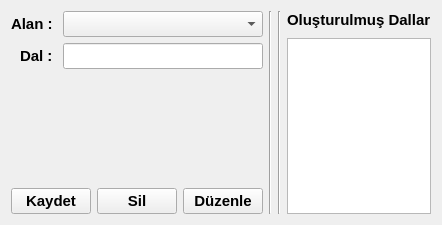
<?xml version="1.0" encoding="UTF-8"?>
<ui version="4.0">
 <class>Form</class>
 <widget class="QWidget" name="Form">
  <property name="geometry">
   <rect>
    <x>0</x>
    <y>0</y>
    <width>435</width>
    <height>225</height>
   </rect>
  </property>
  <property name="font">
   <font>
    <pointsize>11</pointsize>
    <weight>75</weight>
    <bold>true</bold>
   </font>
  </property>
  <property name="windowTitle">
   <string>Form</string>
  </property>
  <property name="styleSheet">
   <string notr="true">/*
 * The MIT License (MIT)
 *
 * Copyright (c) &lt;2013-2014&gt; &lt;Colin Duquesnoy&gt;
 * Copyright (c) &lt;2017&gt; &lt;Michell Stuttgart&gt;
 *
 * Permission is hereby granted, free of charge, to any person obtaining a copy
 * of this software and associated documentation files (the &quot;Software&quot;), to deal
 * in the Software without restriction, including without limitation the rights
 * to use, copy, modify, merge, publish, distribute, sublicense, and/or sell
 * copies of the Software, and to permit persons to whom the Software is
 * furnished to do so, subject to the following conditions:

 * The above copyright notice and this permission notice shall be included in
 * all copies or substantial portions of the Software.

 * THE SOFTWARE IS PROVIDED &quot;AS IS&quot;, WITHOUT WARRANTY OF ANY KIND, EXPRESS OR
 * IMPLIED, INCLUDING BUT NOT LIMITED TO THE WARRANTIES OF MERCHANTABILITY,
 * FITNESS FOR A PARTICULAR PURPOSE AND NONINFRINGEMENT. IN NO EVENT SHALL THE
 * AUTHORS OR COPYRIGHT HOLDERS BE LIABLE FOR ANY CLAIM, DAMAGES OR OTHER
 * LIABILITY, WHETHER IN AN ACTION OF CONTRACT, TORT OR OTHERWISE, ARISING FROM,
 * OUT OF OR IN CONNECTION WITH THE SOFTWARE OR THE USE OR OTHER DEALINGS IN
 * THE SOFTWARE.
 */
QToolTip
{
     border: 1px solid black;
     background-color: #D1DBCB;
     padding: 1px;
     border-radius: 3px;
     opacity: 100;
}

QWidget
{
    color: #b1b1b1;
    background-color: #323232;
    selection-background-color:#323232;
    selection-color: black;
    background-clip: border;
    border-image: none;
    border: 0px transparent black;
    outline: 0;
}

QWidget:item:hover
{
    background-color: #D1DBCB;
    color: black;
}

QWidget:item:selected
{
    background-color: #D1DBCB;
    border: 0px
}

QCheckBox
{
    spacing: 5px;
    outline: none;
    color: #eff0f1;
    margin-bottom: 2px;
}

QCheckBox:disabled
{
    color: #76797C;
}

QCheckBox::indicator,QGroupBox::indicator
{
    width: 18px;
    height: 18px;
}

QGroupBox::indicator
{
    margin-left: 2px;
}

QCheckBox::indicator:unchecked
{
    image: url(:/qss_icons/rc/checkbox_unchecked.png);
}

QCheckBox::indicator:unchecked:hover,
QCheckBox::indicator:unchecked:focus,
QCheckBox::indicator:unchecked:pressed,
QGroupBox::indicator:unchecked:hover,
QGroupBox::indicator:unchecked:focus,
QGroupBox::indicator:unchecked:pressed
{
  border: none;
    image: url(:/qss_icons/rc/checkbox_unchecked_focus.png);
}

QCheckBox::indicator:checked
{
    image: url(:/qss_icons/rc/checkbox_checked.png);
}

QCheckBox::indicator:checked:hover,
QCheckBox::indicator:checked:focus,
QCheckBox::indicator:checked:pressed,
QGroupBox::indicator:checked:hover,
QGroupBox::indicator:checked:focus,
QGroupBox::indicator:checked:pressed
{
    border: none;
    image: url(:/qss_icons/rc/checkbox_checked_focus.png);
}


QCheckBox::indicator:indeterminate
{
    image: url(:/qss_icons/rc/checkbox_indeterminate.png);
}

QCheckBox::indicator:indeterminate:focus,
QCheckBox::indicator:indeterminate:hover,
QCheckBox::indicator:indeterminate:pressed
{
    image: url(:/qss_icons/rc/checkbox_indeterminate_focus.png);
}

QCheckBox::indicator:checked:disabled,
QGroupBox::indicator:checked:disabled
{
    image: url(:/qss_icons/rc/checkbox_checked_disabled.png);
}

QCheckBox::indicator:unchecked:disabled,
QGroupBox::indicator:unchecked:disabled
{
    image: url(:/qss_icons/rc/checkbox_unchecked_disabled.png);
}

QRadioButton
{
    spacing: 5px;
    outline: none;
    color: #eff0f1;
    margin-bottom: 2px;
}

QRadioButton:disabled
{
    color: #76797C;
}
QRadioButton::indicator
{
    width: 21px;
    height: 21px;
}

QRadioButton::indicator:unchecked
{
    image: url(:/qss_icons/rc/radio_unchecked.png);
}


QRadioButton::indicator:unchecked:hover,
QRadioButton::indicator:unchecked:focus,
QRadioButton::indicator:unchecked:pressed
{
    border: none;
    outline: none;
    image: url(:/qss_icons/rc/radio_unchecked_focus.png);
}

QRadioButton::indicator:checked
{
    border: none;
    outline: none;
    image: url(:/qss_icons/rc/radio_checked.png);
}

QRadioButton::indicator:checked:hover,
QRadioButton::indicator:checked:focus,
QRadioButton::indicator:checked:pressed
{
    border: none;
    outline: none;
    image: url(:/qss_icons/rc/radio_checked_focus.png);
}

QRadioButton::indicator:checked:disabled
{
    outline: none;
    image: url(:/qss_icons/rc/radio_checked_disabled.png);
}

QRadioButton::indicator:unchecked:disabled
{
    image: url(:/qss_icons/rc/radio_unchecked_disabled.png);
}


QMenuBar
{
    background-color: #323232;
    color: #D1DBCB;
}

QMenuBar::item
{
    background-color: #323232;
    background: transparent;
    /* padding: 2px 20px 2px 20px; */
}

QMenuBar::item:selected
{
    background: transparent;
    /* border: 1px solid #76797C; */
}

QMenuBar::item:pressed
{
    border: 0px solid #76797C;
    background-color: #D1DBCB;
    color: #000;
    margin-bottom:-1px;
    padding-bottom:1px;
}

QMenu
{
    background-color: #323232;
    /* border: 1px solid #76797C; */
    color: #eff0f1;
    /*margin: 2px; */
}

QMenu::icon
{
    /*margin: 5px;*/
}

QMenu::item
{
    padding: 2px 30px 2px 30px;
    /*margin-left: 5px;*/
    border: 1px solid transparent; /* reserve space for selection border */
}

QMenu::item:selected
{
    color: #000000;
}

QMenu::separator {
    height: 2px;
    background: #D1DBCB;
    margin-left: 10px;
    margin-right: 5px;
}

QMenu::indicator {
    width: 18px;
    height: 18px;
}

/* non-exclusive indicator = check box style indicator
   (see QActionGroup::setExclusive) */
QMenu::indicator:non-exclusive:unchecked {
    image: url(:/qss_icons/rc/checkbox_unchecked.png);
}

QMenu::indicator:non-exclusive:unchecked:selected {
    image: url(:/qss_icons/rc/checkbox_unchecked_disabled.png);
}

QMenu::indicator:non-exclusive:checked {
    image: url(:/qss_icons/rc/checkbox_checked.png);
}

QMenu::indicator:non-exclusive:checked:selected {
    image: url(:/qss_icons/rc/checkbox_checked_disabled.png);
}

/* exclusive indicator = radio button style indicator (see QActionGroup::setExclusive) */
QMenu::indicator:exclusive:unchecked {
    image: url(:/qss_icons/rc/radio_unchecked.png);
}

QMenu::indicator:exclusive:unchecked:selected {
    image: url(:/qss_icons/rc/radio_unchecked_disabled.png);
}

QMenu::indicator:exclusive:checked {
    image: url(:/qss_icons/rc/radio_checked.png);
}

QMenu::indicator:exclusive:checked:selected {
    image: url(:/qss_icons/rc/radio_checked_disabled.png);
}

QMenu::right-arrow {
    margin: 5px;
    image: url(:/qss_icons/rc/right_arrow.png)
}


QWidget:disabled
{
    color: #454545;
    background-color: #323232;
}

QAbstractItemView
{
    alternate-background-color: #323232;
    color: #eff0f1;
    border: 1px solid 3A3939;
    border-radius: 2px;
}

QWidget:focus, QMenuBar:focus,QToolBar:focus,QScrollAreaViewer:focus
{
    /* border: 2px solid #D1DBCB; */
}

QTabWidget:focus, QCheckBox:focus, QRadioButton:focus, QSlider:focus
{
    border: none;
}

QLineEdit
{
    background-color: #1e1e1e;
    selection-background-color: #D1DBCB;
    selection-color: black;
    padding: 5px;
    border-style: solid;
    border: 1px solid #76797C;
    border-radius: 2px;
    color: #eff0f1;
}

QGroupBox {
    border:1px solid #76797C;
    border-radius: 2px;
    margin-top: 20px;
}

QGroupBox::title {
    subcontrol-origin: margin;
    subcontrol-position: top center;
    padding-left: 10px;
    padding-right: 10px;
    padding-top: 10px;
}

QAbstractScrollArea
{
    border-radius: 0px;
    border: 0px solid #76797C;
    background-color: transparent;
}

QScrollBar:horizontal
{
    height: 15px;
    margin: 3px 15px 3px 15px;
    border: 1px transparent #2A2929;
    border-radius: 4px;
    background-color: #2A2929;
}

QScrollBar::handle:horizontal
{
    background-color: #605F5F;
    min-width: 5px;
    border-radius: 4px;
}

QScrollBar::add-line:horizontal
{
    margin: 0px 3px 0px 3px;
    border-image: url(:/qss_icons/rc/right_arrow_disabled.png);
    width: 10px;
    height: 10px;
    subcontrol-position: right;
    subcontrol-origin: margin;
}

QScrollBar::sub-line:horizontal
{
    margin: 0px 3px 0px 3px;
    border-image: url(:/qss_icons/rc/left_arrow_disabled.png);
    height: 10px;
    width: 10px;
    subcontrol-position: left;
    subcontrol-origin: margin;
}

QScrollBar::add-line:horizontal:hover,QScrollBar::add-line:horizontal:on
{
    border-image: url(:/qss_icons/rc/right_arrow.png);
    height: 10px;
    width: 10px;
    subcontrol-position: right;
    subcontrol-origin: margin;
}


QScrollBar::sub-line:horizontal:hover, QScrollBar::sub-line:horizontal:on
{
    border-image: url(:/qss_icons/rc/left_arrow.png);
    height: 10px;
    width: 10px;
    subcontrol-position: left;
    subcontrol-origin: margin;
}

QScrollBar::up-arrow:horizontal, QScrollBar::down-arrow:horizontal
{
    background: none;
}


QScrollBar::add-page:horizontal, QScrollBar::sub-page:horizontal
{
    background: none;
}

QScrollBar:vertical
{
    background-color: #2A2929;
    width: 15px;
    margin: 15px 3px 15px 3px;
    border: 1px transparent #2A2929;
    border-radius: 4px;
}

QScrollBar::handle:vertical
{
    background-color: #605F5F;
    min-height: 5px;
    border-radius: 4px;
}

QScrollBar::sub-line:vertical
{
    margin: 3px 0px 3px 0px;
    border-image: url(:/qss_icons/rc/up_arrow_disabled.png);
    height: 10px;
    width: 10px;
    subcontrol-position: top;
    subcontrol-origin: margin;
}

QScrollBar::add-line:vertical
{
    margin: 3px 0px 3px 0px;
    border-image: url(:/qss_icons/rc/down_arrow_disabled.png);
    height: 10px;
    width: 10px;
    subcontrol-position: bottom;
    subcontrol-origin: margin;
}

QScrollBar::sub-line:vertical:hover,QScrollBar::sub-line:vertical:on
{

    border-image: url(:/qss_icons/rc/up_arrow.png);
    height: 10px;
    width: 10px;
    subcontrol-position: top;
    subcontrol-origin: margin;
}


QScrollBar::add-line:vertical:hover, QScrollBar::add-line:vertical:on
{
    border-image: url(:/qss_icons/rc/down_arrow.png);
    height: 10px;
    width: 10px;
    subcontrol-position: bottom;
    subcontrol-origin: margin;
}

QScrollBar::up-arrow:vertical, QScrollBar::down-arrow:vertical
{
    background: none;
}


QScrollBar::add-page:vertical, QScrollBar::sub-page:vertical
{
    background: none;
}

QTextEdit
{
    background-color: #1e1e1e;
    color: #eff0f1;
    border: 1px solid #76797C;
}

QPlainTextEdit
{
    background-color: #1e1e1e;;
    color: #eff0f1;
    border-radius: 2px;
    border: 1px solid #76797C;
}

QHeaderView::section
{
    background-color: #76797C;
    color: #eff0f1;
    padding: 5px;
    border: 1px solid #76797C;
}

QSizeGrip {
    image: url(:/qss_icons/rc/sizegrip.png);
    width: 12px;
    height: 12px;
}


QMainWindow::separator
{
    background-color: #323232;
    color: white;
    padding-left: 4px;
    spacing: 2px;
    border: 1px dashed #76797C;
}

QMainWindow::separator:hover
{

    background-color: #787876;
    color: white;
    padding-left: 4px;
    border: 1px solid #76797C;
    spacing: 2px;
}


QMenu::separator
{
    height: 1px;
    background-color: #76797C;
    color: white;
    padding-left: 4px;
    margin-left: 10px;
    margin-right: 5px;
}

QFrame
{
    border-radius: 0px;
    /*border: 1px solid #76797C;*/
}


QFrame[frameShape=&quot;0&quot;]
{
    border-radius: 0px;
    border: 0px transparent #76797C;
}

QStackedWidget
{
    border: 1px transparent black;
}

QToolBar {
    border: 0px transparent #393838;
    background: 0px solid #323232;
    font-weight: bold;
}

QToolBar::handle:horizontal {
    image: url(:/qss_icons/rc/Hmovetoolbar.png);
}
QToolBar::handle:vertical {
    image: url(:/qss_icons/rc/Vmovetoolbar.png);
}
QToolBar::separator:horizontal {
    image: url(:/qss_icons/rc/Hsepartoolbar.png);
}
QToolBar::separator:vertical {
    image: url(:/qss_icons/rc/Vsepartoolbar.png);
}
QToolButton#qt_toolbar_ext_button {
    background: #58595a
}

QPushButton
{
    color: #eff0f1;
    background-color: #323232;
    border-width: 1px;
    border-color: #76797C;
    border-style: solid;
    padding: 5px;
    border-radius: 0px;
    outline: none;
}

QPushButton:disabled
{
    background-color: #323232;
    border-width: 1px;
    border-color: #454545;
    border-style: solid;
    padding-top: 5px;
    padding-bottom: 5px;
    padding-left: 10px;
    padding-right: 10px;
    border-radius: 2px;
    color: #454545;
}

QPushButton:focus {
    background-color: #D1DBCB;
    color: black;
}

QPushButton:pressed
{
    color: black;
    background-color: #D1DBCB;
    padding-top: -15px;
    padding-bottom: -17px;
}

QComboBox
{
    selection-background-color: #D1DBCB;
    background-color: #31363B;
    border-style: solid;
    border: 1px solid #76797C;
    border-radius: 2px;
    padding: 5px;
    min-width: 75px;
}

QPushButton:checked{
    background-color: #76797C;
    border-color: #6A6969;
}

QComboBox:hover,QPushButton:hover,QAbstractSpinBox:hover,QLineEdit:hover,QTextEdit:hover,QPlainTextEdit:hover,QAbstractView:hover,QTreeView:hover
{
    border: 1px solid #D1DBCB;
}

QComboBox:on
{
    padding-top: 0px;
    padding-left: 4px;
    selection-background-color: #4a4a4a;
}

QComboBox QAbstractItemView
{
    background-color: #1e1e1e;
    border-radius: 2px;
    border: 1px solid #76797C;
    selection-background-color: #D1DBCB;
}

QComboBox::drop-down
{
    subcontrol-origin: padding;
    subcontrol-position: top right;
    width: 15px;

    border-left-width: 0px;
    border-left-color: darkgray;
    border-left-style: solid;
    border-top-right-radius: 3px;
    border-bottom-right-radius: 3px;
}

QComboBox::down-arrow
{
    image: url(:/qss_icons/rc/down_arrow_disabled.png);
}

QComboBox::down-arrow:on, QComboBox::down-arrow:hover,
QComboBox::down-arrow:focus
{
    image: url(:/qss_icons/rc/down_arrow.png);
}

QAbstractSpinBox {
    padding: 2px;
    margin: 2px;
    background-color: #1e1e1e;
    color: #eff0f1;
    border-radius: 0px;
    min-width: 75px;
    selection-background-color: #D1DBCB;
    selection-color: black;
}

QAbstractSpinBox:up-button
{
    background-color: transparent;
    subcontrol-origin: border;
    subcontrol-position: center right;
}

QAbstractSpinBox:down-button
{
    background-color: transparent;
    subcontrol-origin: border;
    subcontrol-position: center left;
}

QAbstractSpinBox::up-arrow,QAbstractSpinBox::up-arrow:disabled,QAbstractSpinBox::up-arrow:off {
    image: url(:/qss_icons/rc/up_arrow_disabled.png);
    width: 10px;
    height: 10px;
}
QAbstractSpinBox::up-arrow:hover
{
    image: url(:/qss_icons/rc/up_arrow.png);
}


QAbstractSpinBox::down-arrow,QAbstractSpinBox::down-arrow:disabled,QAbstractSpinBox::down-arrow:off
{
    image: url(:/qss_icons/rc/down_arrow_disabled.png);
    width: 10px;
    height: 10px;
}
QAbstractSpinBox::down-arrow:hover
{
    image: url(:/qss_icons/rc/down_arrow.png);
}


QLabel
{
    border: 0px solid black;
    margin-left: 2px;
    margin-right: 2px;
    color: #D1DBCB;
}

QTabWidget{
    border: 0px transparent black;
}

QTabWidget::pane {
    border: 1px solid #76797C;
    padding: 5px;
    margin: 0px;
}

QTabWidget::tab-bar {
    left: 5px; /* move to the right by 5px */
}

QTabBar
{
    qproperty-drawBase: 0;
    border-radius: 3px;
}

QTabBar::focus
{
    border: 0px transparent black;
    color: black;
}

QTabBar::hover
{
    border: 0px transparent black;
    color: black;
}

QTabBar::close-button  {
    image: url(:/qss_icons/rc/close.png);
    background: transparent;
}

QTabBar::close-button:hover
{
    image: url(:/qss_icons/rc/close-hover.png);
    background: transparent;
}

QTabBar::close-button:pressed {
    image: url(:/qss_icons/rc/close-pressed.png);
    background: transparent;
}

/* TOP TABS */
QTabBar::tab:top {
    color: #eff0f1;
    border: 1px solid #76797C;
    border-bottom: 1px transparent black;
    background-color: #323232;
    padding: 5px;
    min-width: 50px;
    border-top-left-radius: 2px;
    border-top-right-radius: 2px;
}

QTabBar::tab:top:!selected
{
    color: #eff0f1;
    background-color: #54575B;
    border: 1px solid #76797C;
    border-bottom: 1px transparent black;
    border-top-left-radius: 2px;
    border-top-right-radius: 2px;
}

QTabBar::tab:top:!selected:hover {
    background-color: #D1DBCB;
    color: black;
}

/* BOTTOM TABS */
QTabBar::tab:bottom {
    color: #eff0f1;
    border: 1px solid #76797C;
    border-top: 1px transparent black;
    background-color: #323232;
    padding: 5px;
    border-bottom-left-radius: 2px;
    border-bottom-right-radius: 2px;
    min-width: 50px;
}

QTabBar::tab:bottom:!selected
{
    color: #eff0f1;
    background-color: #54575B;
    border: 1px solid #76797C;
    border-top: 1px transparent black;
    border-bottom-left-radius: 2px;
    border-bottom-right-radius: 2px;
}

QTabBar::tab:bottom:!selected:hover {
    background-color: #D1DBCB;
    color: black;
}

/* LEFT TABS */
QTabBar::tab:left {
    color: #eff0f1;
    border: 1px solid #76797C;
    border-left: 1px transparent black;
    background-color: #323232;
    padding: 5px;
    border-top-right-radius: 2px;
    border-bottom-right-radius: 2px;
    min-height: 50px;
}

QTabBar::tab:left:!selected
{
    color: #eff0f1;
    background-color: #54575B;
    border: 1px solid #76797C;
    border-left: 1px transparent black;
    border-top-right-radius: 2px;
    border-bottom-right-radius: 2px;
}

QTabBar::tab:left:!selected:hover {
    background-color: #D1DBCB;
    color: black;
}


/* RIGHT TABS */
QTabBar::tab:right {
    color: #eff0f1;
    border: 1px solid #76797C;
    border-right: 1px transparent black;
    background-color: #323232;
    padding: 5px;
    border-top-left-radius: 2px;
    border-bottom-left-radius: 2px;
    min-height: 50px;
}

QTabBar::tab:right:!selected
{
    color: #eff0f1;
    background-color: #54575B;
    border: 1px solid #76797C;
    border-right: 1px transparent black;
    border-top-left-radius: 2px;
    border-bottom-left-radius: 2px;
}

QTabBar::tab:right:!selected:hover {
    background-color: #D1DBCB;
    color: black;
}

QTabBar QToolButton::right-arrow:enabled {
     image: url(:/qss_icons/rc/right_arrow.png);
 }

 QTabBar QToolButton::left-arrow:enabled {
     image: url(:/qss_icons/rc/left_arrow.png);
 }

QTabBar QToolButton::right-arrow:disabled {
     image: url(:/qss_icons/rc/right_arrow_disabled.png);
 }

 QTabBar QToolButton::left-arrow:disabled {
     image: url(:/qss_icons/rc/left_arrow_disabled.png);
 }


QDockWidget {
    background: #323232;
    border: 1px solid #403F3F;
    titlebar-close-icon: url(:/qss_icons/rc/close.png);
    titlebar-normal-icon: url(:/qss_icons/rc/undock.png);
}

QDockWidget::close-button, QDockWidget::float-button {
    border: 1px solid transparent;
    border-radius: 2px;
    background: transparent;
}

QDockWidget::close-button:hover, QDockWidget::float-button:hover {
    background: rgba(255, 255, 255, 10);
}

QDockWidget::close-button:pressed, QDockWidget::float-button:pressed {
    padding: 1px -1px -1px 1px;
    background: rgba(255, 255, 255, 10);
}

QTreeView, QListView
{
    border: 1px solid #76797C;
    background-color: #1e1e1e;
}

QTreeView:branch:selected, QTreeView:branch:hover
{
    background: url(:/qss_icons/rc/transparent.png);
}

QTreeView::branch:has-siblings:!adjoins-item {
    border-image: url(:/qss_icons/rc/transparent.png);
}

QTreeView::branch:has-siblings:adjoins-item {
    border-image: url(:/qss_icons/rc/transparent.png);
}

QTreeView::branch:!has-children:!has-siblings:adjoins-item {
    border-image: url(:/qss_icons/rc/transparent.png);
}

QTreeView::branch:has-children:!has-siblings:closed,
QTreeView::branch:closed:has-children:has-siblings {
    image: url(:/qss_icons/rc/branch_closed.png);
}

QTreeView::branch:open:has-children:!has-siblings,
QTreeView::branch:open:has-children:has-siblings  {
    image: url(:/qss_icons/rc/branch_open.png);
}

QTreeView::branch:has-children:!has-siblings:closed:hover,
QTreeView::branch:closed:has-children:has-siblings:hover {
    image: url(:/qss_icons/rc/branch_closed-on.png);
    }

QTreeView::branch:open:has-children:!has-siblings:hover,
QTreeView::branch:open:has-children:has-siblings:hover  {
    image: url(:/qss_icons/rc/branch_open-on.png);
    }

QListView::item:!selected:hover, QTreeView::item:!selected:hover  {
    background: #848383;
    outline: 0;
    color: #eff0f1;
}

QListView::item:selected:hover, QTreeView::item:selected:hover  {
    background: #D1DBCB;
}

QSlider::groove:horizontal {
    border: 1px solid #565a5e;
    height: 4px;
    background: #565a5e;
    margin: 0px;
    border-radius: 2px;
}

QSlider::handle:horizontal {
    background: #D1DBCB;
    border: 1px solid #999999;
    width: 10px;
    height: 10px;
    margin: -5px 0;
}

QSlider::add-page:qlineargradient {
    background: #595858;
    border-top-right-radius: 5px;
    border-bottom-right-radius: 5px;
    border-top-left-radius: 0px;
    border-bottom-left-radius: 0px;
}

QSlider::sub-page::qlineargradient:horizontal {
    background:  #D1DBCB;
    border-top-right-radius: 0px;
    border-bottom-right-radius: 0px;
    border-top-left-radius: 5px;
    border-bottom-left-radius: 5px;
}

QSlider::groove:vertical {
    border: 1px solid #565a5e;
    width: 4px;
    background: #565a5e;
    margin: 0px;
    border-radius: 3px;
}

QSlider::handle:vertical {
    background: #D1DBCB;
    border: 1px solid #999999;
    width: 10px;
    height: 10px;
    margin: 0 -5px;
}

QToolButton {
    color: #D1DBCB;
    background-color: transparent;
    border: 0px transparent #76797C;
    border-radius: 0px;
    padding: 1px;
    margin-right: 5px;
}

QToolButton[popupMode=&quot;1&quot;] { /* only for MenuButtonPopup */
 padding-right: 20px; /* make way for the popup button */
 border: 1px #76797C;
 border-radius: 0px;
}

QToolButton[popupMode=&quot;2&quot;] { /* only for InstantPopup */
 padding-right: 10px; /* make way for the popup button */
 border: 0px #76797C;
}


QToolButton:hover, QToolButton::menu-button:hover {
    background-color: transparent;
    border: 1px solid #D1DBCB;
    padding: 2px;
}

QToolButton:checked, QToolButton:pressed,
        QToolButton::menu-button:pressed {
    color: black;
    background-color: #D1DBCB;
    border: 0px solid #D1DBCB;
    padding: 2px;
}

/* the subcontrol below is used only in the InstantPopup or DelayedPopup mode */
QToolButton::menu-indicator {
    image: url(:/qss_icons/rc/down_arrow.png);
    top: -7px; left: -2px; /* shift it a bit */
}

/* the subcontrols below are used only in the MenuButtonPopup mode */
QToolButton::menu-button {
    border: 1px transparent #76797C;
    border-top-right-radius: 6px;
    border-bottom-right-radius: 6px;
    /* 16px width + 4px for border = 20px allocated above */
    width: 16px;
    outline: none;
}

QToolButton::menu-arrow {
    image: url(:/qss_icons/rc/down_arrow.png);
}

QToolButton::menu-arrow:open {
    border: 1px solid #76797C;
}

QPushButton::menu-indicator  {
    subcontrol-origin: padding;
    subcontrol-position: bottom right;
    left: 8px;
}

QTableView
{
    border: 1px solid #76797C;
    gridline-color: #323232;
    background-color: #1e1e1e;
}


QTableView, QHeaderView
{
    border-radius: 0px;
}

QTableView::item:pressed, QListView::item:pressed, QTreeView::item:pressed  {
    background: #D1DBCB;
    color: black;
}

QTableView::item:selected:active, QTreeView::item:selected:active, QListView::item:selected:active  {
    background: #D1DBCB;
    color: black;
}

QHeaderView
{
    background-color: #323232;
    border: 1px transparent;
    border-radius: 0px;
    margin: 0px;
    padding: 0px;

}

QHeaderView::section  {
    background-color: #323232;
    color: #eff0f1;
    padding: 5px;
    border: 1px solid #76797C;
    border-radius: 0px;
    text-align: center;
}

QHeaderView::section::vertical::first, QHeaderView::section::vertical::only-one
{
    border-top: 1px solid #76797C;
}

QHeaderView::section::vertical
{
    border-top: transparent;
}

QHeaderView::section::horizontal::first, QHeaderView::section::horizontal::only-one
{
    border-left: 1px solid #76797C;
}

QHeaderView::section::horizontal
{
    border-left: transparent;
}


QHeaderView::section:checked
 {
    color: white;
    background-color: #848383;
 }

 /* style the sort indicator */
QHeaderView::down-arrow {
    image: url(:/qss_icons/rc/down_arrow.png);
}

QHeaderView::up-arrow {
    image: url(:/qss_icons/rc/up_arrow.png);
}


QTableCornerButton::section {
    background-color: #323232;
    border: 1px transparent #76797C;
    border-radius: 0px;
}

QToolBox  {
    padding: 5px;
    border: 1px transparent black;
}

QToolBox::tab {
    color: #eff0f1;
    background-color: #323232;
    border: 1px solid #76797C;
    border-bottom: 1px transparent #323232;
    border-top-left-radius: 5px;
    border-top-right-radius: 5px;
}

QToolBox::tab:selected { /* italicize selected tabs */
    font: italic;
    background-color: #323232;
    border-color: #D1DBCB;
 }

QStatusBar::item {
    border: 0px transparent dark;
    margin: 0px;
    border: 0px;
 }


QFrame[height=&quot;3&quot;], QFrame[width=&quot;3&quot;] {
    background-color: #76797C;
}


QSplitter::handle {
    border: 1px dashed #76797C;
}

QSplitter::handle:hover {
    background-color: #787876;
    border: 1px solid #76797C;
}

QSplitter::handle:horizontal {
    width: 1px;
}

QSplitter::handle:vertical {
    height: 1px;
}

QProgressBar {
    border: 1px solid #76797C;
    border-radius: 5px;
    text-align: center;
}

QProgressBar::chunk {
    background-color: #D1DBCB;
}

QDateEdit
{
    selection-background-color: #D1DBCB;
    border-style: solid;
    border: 1px solid #CEE343;
    border-radius: 2px;
    padding: 1px;
    min-width: 75px;
}

QDateEdit:on
{
    padding-top: 3px;
    padding-left: 4px;
    selection-background-color: #4a4a4a;
}

QDateEdit QAbstractItemView
{
    background-color: #1e1e1e;
    border-radius: 2px;
    border: 1px solid #3375A3;
    selection-background-color: #D1DBCB;
}

QDateEdit::drop-down
{
    subcontrol-origin: padding;
    subcontrol-position: top right;
    width: 15px;
    border-left-width: 0px;
    border-left-color: darkgray;
    border-left-style: solid;
    border-top-right-radius: 3px;
    border-bottom-right-radius: 3px;
}

QDateEdit::down-arrow
{
    image: url(:/qss_icons/rc/down_arrow_disabled.png);
}

QDateEdit::down-arrow:on, QDateEdit::down-arrow:hover,
QDateEdit::down-arrow:focus
{
    image: url(:/qss_icons/rc/down_arrow.png);
}

</string>
  </property>
  <layout class="QGridLayout" name="gridLayout">
   <item row="0" column="0">
    <layout class="QHBoxLayout" name="horizontalLayout_2" stretch="55,0,1,0,35">
     <item>
      <layout class="QVBoxLayout" name="verticalLayout">
       <item>
        <layout class="QFormLayout" name="formLayout">
         <property name="labelAlignment">
          <set>Qt::AlignRight|Qt::AlignTrailing|Qt::AlignVCenter</set>
         </property>
         <item row="0" column="0">
          <widget class="QLabel" name="label_3">
           <property name="text">
            <string>Alan : </string>
           </property>
          </widget>
         </item>
         <item row="1" column="0">
          <widget class="QLabel" name="label_4">
           <property name="text">
            <string>Dal : </string>
           </property>
          </widget>
         </item>
         <item row="0" column="1">
          <widget class="QComboBox" name="cmb_department"/>
         </item>
         <item row="1" column="1">
          <widget class="QLineEdit" name="le_branch"/>
         </item>
        </layout>
       </item>
       <item>
        <spacer name="verticalSpacer">
         <property name="orientation">
          <enum>Qt::Vertical</enum>
         </property>
         <property name="sizeHint" stdset="0">
          <size>
           <width>20</width>
           <height>40</height>
          </size>
         </property>
        </spacer>
       </item>
       <item>
        <layout class="QHBoxLayout" name="horizontalLayout">
         <item>
          <widget class="QPushButton" name="btn_save">
           <property name="text">
            <string>Kaydet</string>
           </property>
          </widget>
         </item>
         <item>
          <widget class="QPushButton" name="btn_delete">
           <property name="text">
            <string>Sil</string>
           </property>
          </widget>
         </item>
         <item>
          <widget class="QPushButton" name="btn_edit">
           <property name="text">
            <string>Düzenle</string>
           </property>
          </widget>
         </item>
        </layout>
       </item>
      </layout>
     </item>
     <item>
      <widget class="Line" name="line_2">
       <property name="orientation">
        <enum>Qt::Vertical</enum>
       </property>
      </widget>
     </item>
     <item>
      <spacer name="horizontalSpacer">
       <property name="orientation">
        <enum>Qt::Horizontal</enum>
       </property>
       <property name="sizeHint" stdset="0">
        <size>
         <width>40</width>
         <height>20</height>
        </size>
       </property>
      </spacer>
     </item>
     <item>
      <widget class="Line" name="line">
       <property name="orientation">
        <enum>Qt::Vertical</enum>
       </property>
      </widget>
     </item>
     <item>
      <layout class="QVBoxLayout" name="verticalLayout_2">
       <item>
        <widget class="QLabel" name="label_5">
         <property name="text">
          <string>Oluşturulmuş Dallar</string>
         </property>
        </widget>
       </item>
       <item>
        <spacer name="verticalSpacer_2">
         <property name="orientation">
          <enum>Qt::Vertical</enum>
         </property>
         <property name="sizeHint" stdset="0">
          <size>
           <width>20</width>
           <height>20</height>
          </size>
         </property>
        </spacer>
       </item>
       <item>
        <widget class="QListWidget" name="lw_branch"/>
       </item>
      </layout>
     </item>
    </layout>
   </item>
  </layout>
 </widget>
 <resources/>
 <connections/>
</ui>
